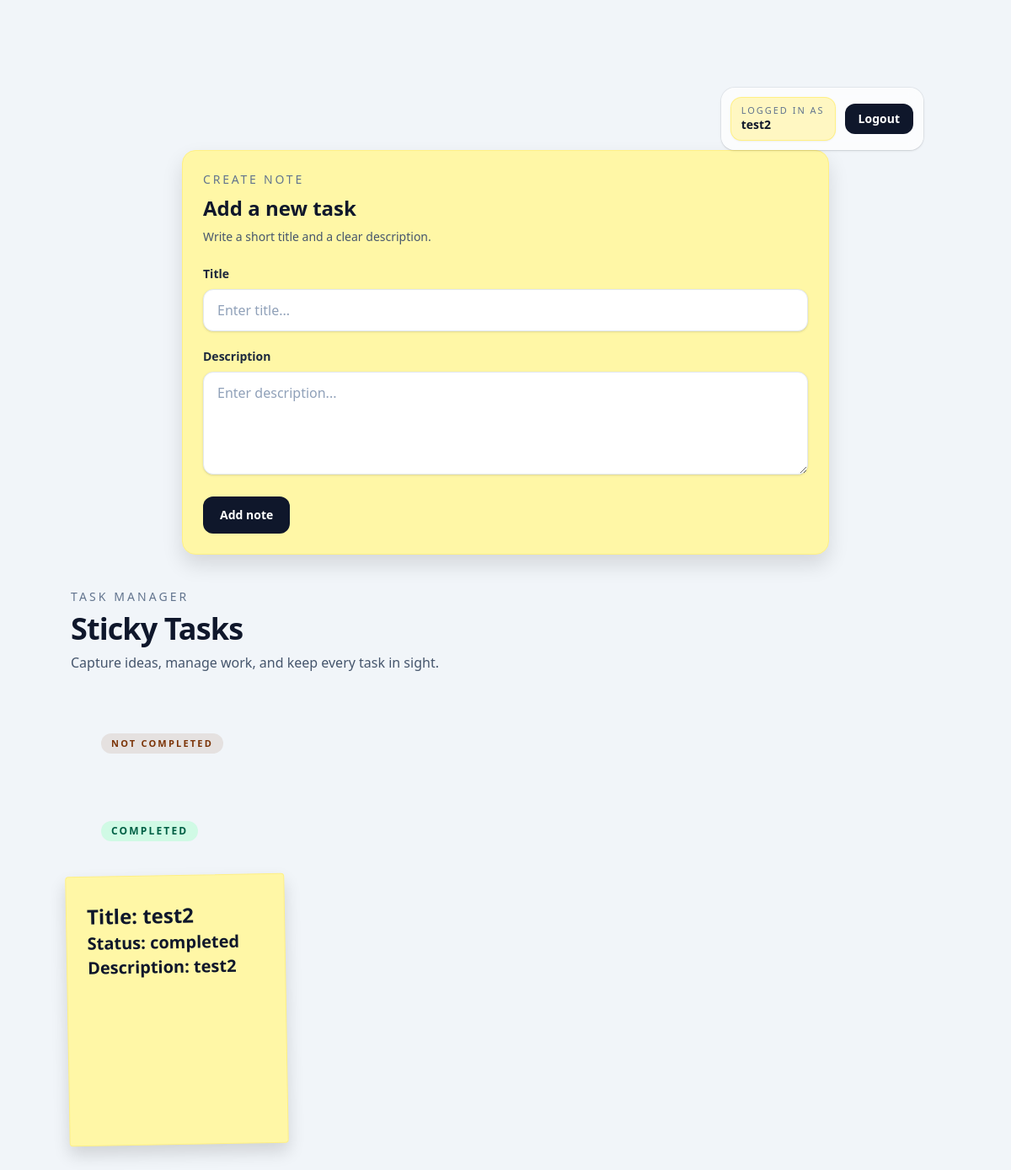
/ (signed in), run on the app's committed database.
### tables this page shows
CREATE TABLE tasks (
    id INTEGER PRIMARY KEY AUTOINCREMENT,
    title TEXT NOT NULL,
    description TEXT,
    status TEXT NOT NULL DEFAULT 'todo',
    user_id INTEGER NOT NULL,
    created_at TIMESTAMP DEFAULT CURRENT_TIMESTAMP,
    FOREIGN KEY (user_id) REFERENCES users (id)
);

### app.py (the view)
@app.route('/')
def index():
    if "user_id" not in session:
        return redirect(url_for("login"))
    conn = get_db_connection()
    tasks = conn.execute("SELECT * FROM tasks where user_id = ? ORDER BY id DESC", (session["user_id"],)).fetchall()
    print("tasks")
    for task in tasks:
        print(type(task))
    conn.close()
    return render_template('index.html', tasks=tasks, username=session["username"])

### app.py (called while the page is built)
def get_db_connection():
    conn = sqlite3.connect(".\\databases\\todo.db")
    conn.row_factory = sqlite3.Row
    cursor = conn.cursor()
    return conn

### templates/index.html (shortened to what this page needs)
<!DOCTYPE html>
<html lang="en">
<head>
    <link rel="stylesheet" href="{{ url_for('static', filename='css/output.css') }}">
</head>
<body class="bg-slate-100 text-slate-900 p-20 ">
    <header class="w-full px-6 pt-6">
        <div class="flex w-full">
            <div
                class="ml-auto flex items-center gap-3 rounded-2xl bg-white/70 px-3 py-3 shadow-sm ring-1 ring-slate-900/5 backdrop-blur-sm">
                <div class="rounded-xl bg-[#fff7c2] px-3 py-2 shadow-sm ring-1 ring-yellow-200">
                    <div class="leading-tight">
                        <p class="text-[11px] uppercase tracking-[0.18em] text-slate-500">Logged in as</p>
                        <p class="text-sm font-semibold text-slate-900">{{ username }}</p>
                    </div>
                </div>
                <a href="{{ url_for('logout') }}"
                    class="inline-flex items-center rounded-xl bg-slate-900 px-4 py-2 text-sm font-semibold text-white transition hover:bg-slate-800">
                    Logout
                </a>
            </div>
        </div>
    </header>
    <section
        class="mx-auto mb-10 max-w-3xl rounded-2xl bg-[#fff7a6] p-6 shadow-[0_12px_24px_rgba(0,0,0,0.12)] border border-yellow-200">
        <div class="mb-6">
            <p class="text-sm uppercase tracking-[0.2em] text-slate-500">Create note</p>
            <h2 class="mt-2 text-2xl font-black text-slate-900">Add a new task</h2>
            <p class="mt-2 text-sm text-slate-600">Write a short title and a clear description.</p>
        </div>
        <form action="/add" method="post" class="space-y-5">
            <div>
                <label for="title" class="block text-sm font-semibold text-slate-800">Title</label>
                <input id="title" name="title" type="text" placeholder="Enter title..." required
                    class="mt-2 w-full rounded-xl border border-slate-200 bg-white px-4 py-3 text-slate-900 shadow-sm outline-none placeholder:text-slate-400 focus:border-slate-400 focus:ring-2 focus:ring-slate-300">
            </div>
            <div>
                <label for="description" class="block text-sm font-semibold text-slate-800">Description</label>
                <textarea id="description" name="description" rows="4" placeholder="Enter description..." required
                    class="mt-2 w-full rounded-xl border border-slate-200 bg-white px-4 py-3 text-slate-900 shadow-sm outline-none placeholder:text-slate-400 focus:border-slate-400 focus:ring-2 focus:ring-slate-300"></textarea>
            </div>
            <button type="submit"
                class="inline-flex items-center justify-center rounded-xl bg-slate-900 px-5 py-3 text-sm font-semibold text-white transition hover:bg-slate-800">
                Add note
            </button>
        </form>
    </section>
    <div class="mb-8 px-1">
        <p class="text-sm uppercase tracking-[0.22em] text-slate-500">Task manager</p>
        <h1 class="mt-2 text-4xl font-black tracking-tight text-slate-900">
            Sticky Tasks
        </h1>
        <p class="mt-2 text-base text-slate-600">
            Capture ideas, manage work, and keep every task in sight.
        </p>
    </div>
    <span
        class="inline-flex items-center gap-2 rounded-full bg-amber-900/10 px-3 py-1 m-10 text-[11px] font-semibold uppercase tracking-[0.2em] text-amber-900">
        Not Completed
    </span>
    <span
        class="inline-flex items-center rounded-full bg-emerald-100 px-3 py-1 m-10 text-xs font-semibold uppercase tracking-[0.18em] text-emerald-800">Completed
    </span>
    <div class="grid grid-cols-4">
        {% for task in tasks %}
        {% if task["status"] == "completed" %}
        <div
            class="bg-[#fff7a6] rounded-sm p-6 shadow-[0_10px_20px_rgba(0,0,0,0.14)] rotate-[-1deg] flex flex-col min-h-[320px] border border-yellow-200">
            <p class="mt-2 text-2xl font-extrabold leading-tight text-slate-900 break-words">Title: {{ task["title"] }}
            <p class="mt-1 text-xl font-semibold text-slate-900 break-words leading-tight">Status: {{
                task["status"] }}</p>
            <p class="mt-1 text-xl font-semibold text-slate-900 break-words leading-tight">Description: {{
                task["description"] }}</p>
        </div>
        {% endif %}
        {% endfor %}
    </div>
</body>
</html>

### data on the page
tasks: title "test2", status "completed", description "test2"

### other printed values
{{ username }} "test2"
